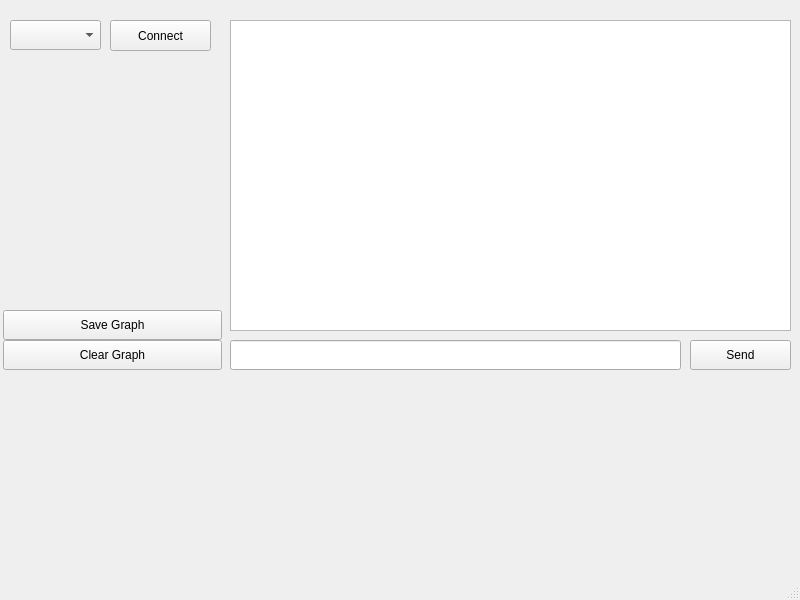
<?xml version="1.0" encoding="UTF-8"?>
<ui version="4.0">
 <class>MainWindow</class>
 <widget class="QMainWindow" name="MainWindow">
  <property name="geometry">
   <rect>
    <x>0</x>
    <y>0</y>
    <width>800</width>
    <height>600</height>
   </rect>
  </property>
  <property name="windowTitle">
   <string>MainWindow</string>
  </property>
  <widget class="QWidget" name="centralwidget">
   <widget class="QComboBox" name="comboBox">
    <property name="geometry">
     <rect>
      <x>10</x>
      <y>20</y>
      <width>91</width>
      <height>30</height>
     </rect>
    </property>
   </widget>
   <widget class="QPushButton" name="connectPushButton">
    <property name="geometry">
     <rect>
      <x>110</x>
      <y>20</y>
      <width>101</width>
      <height>31</height>
     </rect>
    </property>
    <property name="text">
     <string>Connect</string>
    </property>
   </widget>
   <widget class="QTextBrowser" name="textBrowser">
    <property name="geometry">
     <rect>
      <x>230</x>
      <y>20</y>
      <width>561</width>
      <height>311</height>
     </rect>
    </property>
   </widget>
   <widget class="QLineEdit" name="lineEdit">
    <property name="geometry">
     <rect>
      <x>230</x>
      <y>340</y>
      <width>451</width>
      <height>30</height>
     </rect>
    </property>
   </widget>
   <widget class="QPushButton" name="sendPushButton">
    <property name="geometry">
     <rect>
      <x>690</x>
      <y>340</y>
      <width>101</width>
      <height>30</height>
     </rect>
    </property>
    <property name="text">
     <string>Send</string>
    </property>
   </widget>
   <widget class="QCustomPlot" name="plot" native="true">
    <property name="geometry">
     <rect>
      <x>20</x>
      <y>390</y>
      <width>761</width>
      <height>161</height>
     </rect>
    </property>
   </widget>
   <widget class="QPushButton" name="saveGraphPushButton">
    <property name="geometry">
     <rect>
      <x>3</x>
      <y>310</y>
      <width>219</width>
      <height>30</height>
     </rect>
    </property>
    <property name="text">
     <string>Save Graph</string>
    </property>
   </widget>
   <widget class="QPushButton" name="clearGraphPushButton">
    <property name="geometry">
     <rect>
      <x>3</x>
      <y>340</y>
      <width>219</width>
      <height>30</height>
     </rect>
    </property>
    <property name="text">
     <string>Clear Graph</string>
    </property>
   </widget>
  </widget>
  <widget class="QMenuBar" name="menubar">
   <property name="geometry">
    <rect>
     <x>0</x>
     <y>0</y>
     <width>800</width>
     <height>26</height>
    </rect>
   </property>
  </widget>
  <widget class="QStatusBar" name="statusbar"/>
 </widget>
 <customwidgets>
  <customwidget>
   <class>QCustomPlot</class>
   <extends>QWidget</extends>
   <header>qcustomplot.h</header>
   <container>1</container>
  </customwidget>
 </customwidgets>
 <resources/>
 <connections/>
</ui>
